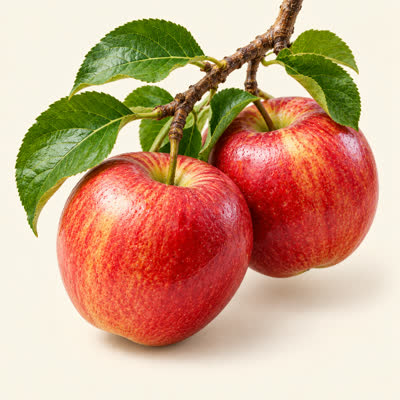
#> input picture mobile/assets/pick/crop_apple.jpg, 400 x 400 px
$ python -i leaf_gate.py   (imports and definitions only)
#> lines starting #> are read from the running program, lines starting #| are printed output that depends on the picture
"""Pre-check for leaf-disease photos: is this plausibly a plant photo at all?

Why this exists (Module 39, found live): the disease CNN is a closed-set
classifier over PlantVillage's 38 classes. Given a photo of a bed sheet it
still answered "Tomato: Early blight, severe, confidence 100%" -- softmax
confidence is not evidence that the input is a leaf. So before the photo
reaches the CNN we require a minimum share of plant-coloured pixels (green /
yellow-green foliage, plus brown-yellow lesion tones *next to* green). It only
needs Pillow + numpy, so it stays in the main API process (torch is kept out
of it, decisions/0019).

This is a coarse colour + texture test: it rejects white sheets, walls, skin,
screens, sky, floors, and flat/solid green images (a green screen has no leaf
texture). It cannot catch a textured green fake such as a patterned cloth. The
response says how to retake the photo instead of guessing.
"""
import io

import numpy as np
from PIL import Image

#: Fraction of pixels that must look like living foliage.
MIN_PLANT_FRACTION = 0.10
#: Lesion colours count as plant only next to this much real foliage. Was 0.08, which
#: rejected a badly diseased apple-scab leaf (5% green, 9% lesions); 0.04 keeps skin/wood out.
_MIN_GREEN_FOR_LESIONS = 0.04
#: Minimum tonal variation / edge share; rejects flat colour images.
MIN_LUM_STD = 0.04
MIN_EDGE_FRACTION = 0.02


def plant_stats(image_bytes: bytes) -> dict[str, float]:
    img = Image.open(io.BytesIO(image_bytes)).convert("RGB")
    img.thumbnail((256, 256))
    rgb = np.asarray(img, dtype=np.float32)
    hsv = np.asarray(img.convert("HSV"), dtype=np.float32)
    hue = hsv[..., 0] * 360.0 / 255.0
    sat = hsv[..., 1] / 255.0
    val = hsv[..., 2] / 255.0
    # yellow-green .. green .. blue-green foliage
    green = (hue >= 45) & (hue <= 165) & (sat >= 0.20) & (val >= 0.12)
    # brown / orange-yellow lesions and dry leaf tissue
    lesion = (hue >= 15) & (hue < 45) & (sat >= 0.30) & (val >= 0.15)
    green_frac = float(green.mean())
    lesion_frac = float(lesion.mean())

    # Check for synthetic text/thin-lines or fragmented matrix code:
    # 3x3 erosion checks if green pixels form contiguous spatial masses (like a real leaf)
    # vs thin 1-2px computer text lines or scattered noise
    if green.shape[0] > 2 and green.shape[1] > 2:
        eroded_green = green[1:-1, 1:-1] & green[:-2, 1:-1] & green[2:, 1:-1] & green[1:-1, :-2] & green[1:-1, 2:]
        eroded_green_frac = float(eroded_green.mean())
    else:
        eroded_green_frac = 0.0

    # Pure synthetic digital greens (e.g. #00FF00 where R=0 and B=0)
    synthetic_green = green & (rgb[..., 0] <= 15) & (rgb[..., 2] <= 15) & (rgb[..., 1] >= 180)
    synthetic_frac = float(synthetic_green.mean())

    # lesions only count when there is real foliage around them
    plant_frac = green_frac + (lesion_frac if green_frac >= _MIN_GREEN_FOR_LESIONS else 0.0)

    # A real leaf photo has veins, edges and tonal variation; a green screen,
    # green wall or solid-colour image is flat. Measure luminance spread and
    # the share of pixels sitting on an edge.
    lum = np.asarray(img.convert("L"), dtype=np.float32) / 255.0
    lum_std = float(lum.std())
    gx = np.abs(np.diff(lum, axis=1))[:-1, :]
    gy = np.abs(np.diff(lum, axis=0))[:, :-1]
    edge_frac = float(((gx + gy) > 0.04).mean())
    return {
        "green": green_frac,
        "eroded_green": eroded_green_frac,
        "synthetic": synthetic_frac,
        "lesion": lesion_frac,
        "plant": plant_frac,
        "lum_std": lum_std,
        "edge": edge_frac,
    }


def looks_like_plant_photo(image_bytes: bytes) -> bool:
    s = plant_stats(image_bytes)
    # Reject pure synthetic digital colors (e.g. hacker matrix green)
    if s["synthetic"] > 0.05 and s["synthetic"] > s["green"] * 0.4:
        return False
    # Reject disconnected text/lines (if green exists but is almost all thin edges, eroded is < 15% of green)
    if s["green"] >= 0.08 and s["eroded_green"] < s["green"] * 0.15:
        return False
    textured = s["lum_std"] >= MIN_LUM_STD and s["edge"] >= MIN_EDGE_FRACTION
    return s["plant"] >= MIN_PLANT_FRACTION and textured

>>> import cv2
>>> picture = cv2.imread('../../../mobile/assets/pick/crop_apple.jpg', cv2.IMREAD_GRAYSCALE)
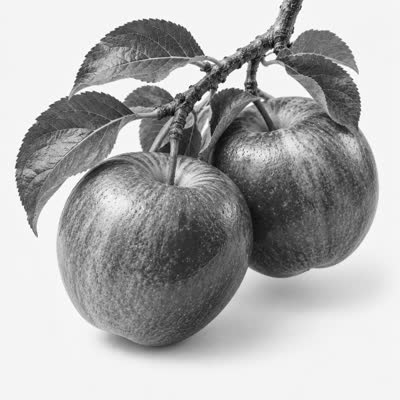
#> picture: shape (400, 400); min 0, max 255, mean 173.7
#> (the run stopped early here; a loop or call above may not have finished)

$ run again, on mobile/assets/pick/crop_banana.jpg
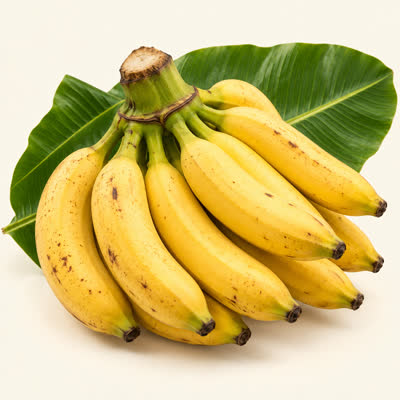
#> input picture mobile/assets/pick/crop_banana.jpg, 400 x 400 px
#> `picture = cv2.imread('../../../mobile/assets/pick/crop_apple.jpg', cv2..`:
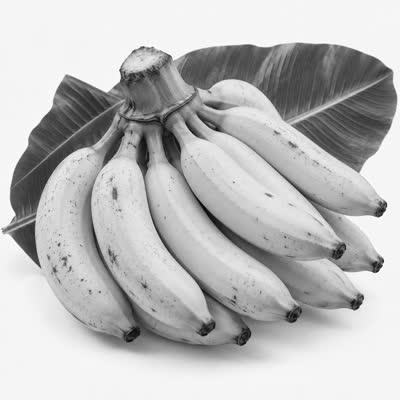
#> picture: shape (400, 400); min 1, max 255, mean 187.4

$ run again, on mobile/assets/pick/crop_blackgram.jpg
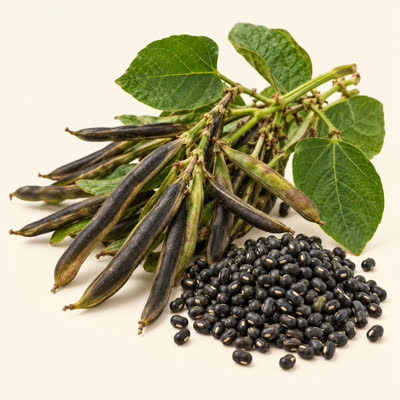
#> input picture mobile/assets/pick/crop_blackgram.jpg, 400 x 400 px
#> `picture = cv2.imread('../../../mobile/assets/pick/crop_apple.jpg', cv2..`:
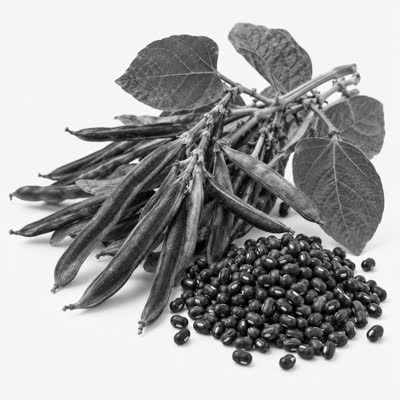
#> picture: shape (400, 400); min 0, max 255, mean 164.9

$ run again, on mobile/assets/pick/crop_chickpea.jpg
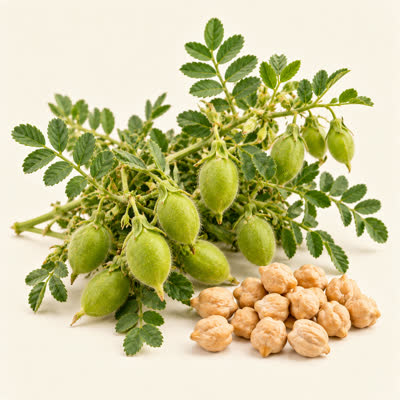
#> input picture mobile/assets/pick/crop_chickpea.jpg, 400 x 400 px
#> `picture = cv2.imread('../../../mobile/assets/pick/crop_apple.jpg', cv2..`:
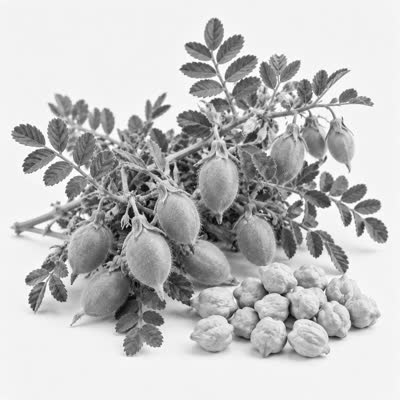
#> picture: shape (400, 400); min 0, max 255, mean 193.9
